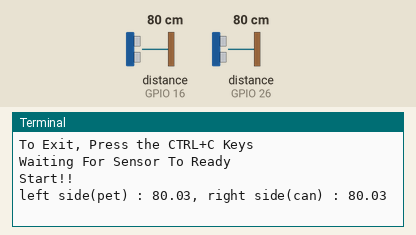
Recording of a program running on a simulated Raspberry Pi (BCM pin numbers). On the bench: the last lines printed to the terminal. Inputs (shaded band) come from the test bench; at power-on: distance to the obstacle (sensors on GPIO 16, GPIO 26) 80 cm. The echo pulse lasts 58.3 µs per cm; each call to the cloud database takes 0.3 s, and an entry nobody has set reads as its off value or as empty; the clock reads 2024-03-15 10:24:30 at power-on unless the program sets it.

Above: at 2.2 s.
2.3 s: distance to the obstacle (sensor on GPIO 16) set to 2 cm
At 3.6 s:
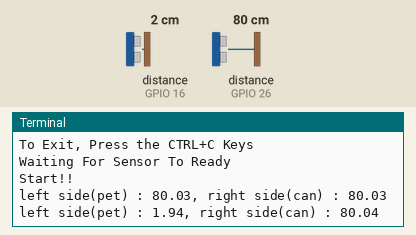
3.8 s: distance to the obstacle (sensor on GPIO 26) set to 2 cm
At 5.1 s:
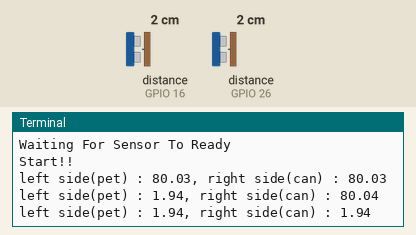
5.3 s: distance to the obstacle (sensor on GPIO 16) set to 4 cm
At 6.0 s:
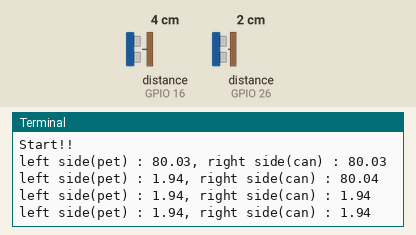
6.8 s: distance to the obstacle (sensor on GPIO 26) set to 4 cm
At 8.5 s:
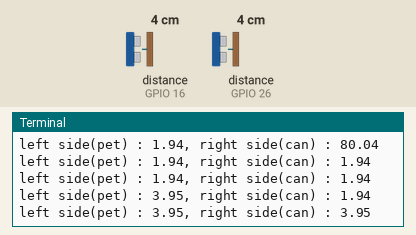
Timing chart, 0 to 9.3 s (numbered marks = the images above; inputs shaded):
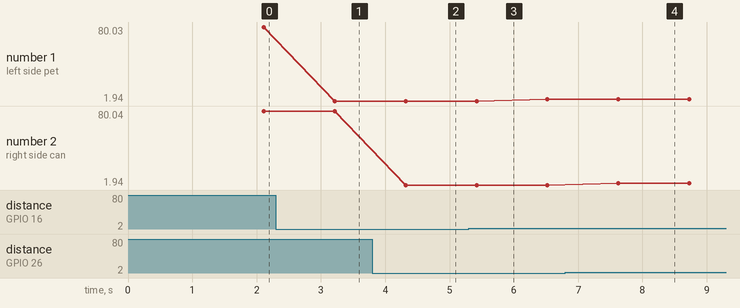

The program:

final.py
```python
# -*- coding: utf-8 -*-
import RPi.GPIO as GPIO
import time
import sys
import signal
import firebase_admin
from firebase_admin import credentials, db

cred = credentials.Certificate('./sexman.json')
firebase_admin.initialize_app(cred, {
    'databaseURL' : 'https://world-best-bin-default-rtdb.firebaseio.com'})

#GPIO 핀
TRIG_1 = 13 # 트리거
TRIG_2 = 19
ECHO_1 = 16 # 에코
ECHO_2 = 26

#거리 타임 아웃 용
MAX_DISTANCE_CM = 300
MAX_DURATION_TIMEOUT = (MAX_DISTANCE_CM * 2 * 29.1) #17460 # 17460us = 300cm

# 키보드 CTRL + C 누르면 종료 되게 처리
def signal_handler(signal, frame):
        print('You pressed Ctrl+C!')
        GPIO.cleanup()
        sys.exit(0)
signal.signal(signal.SIGINT, signal_handler)

# cm 환산 함수
# 아두이노 UltraDistSensor 코드에서 가져옴
def distanceInCm(duration):
    # 물체에 도착후 돌아오는 시간 계산
    # 시간 = cm / 음속 * 왕복
    # t   = 0.01/340 * 2= 0.000058824초 (58.824us)

    # 인식까지의 시간
    # t = 0.01/340 = 0.000029412초 (29.412us)

    # duration은 왕복 시간이니 인식까지의 시간에서 2로 나눔
    return (duration/2)/29.1


# 거리 표시
def print_distance(TRIG,ECHO):
    if distance == 0:
        distanceMsg = 'Distance : out of range                   \r'
    else:
        distanceMsg = 'Distance : ' + str(distance) + 'cm' + '        \r'
    sys.stdout.write(distanceMsg)
    sys.stdout.flush()


def operation(TRIG,ECHO):

    time.sleep(0.25)

    GPIO.output(TRIG, True)
    time.sleep(0.00001)
    GPIO.output(TRIG, False)
    timeout = time.time()
    while GPIO.input(ECHO) == 0:
            #들어왔으면 시작 시간을 변수에 저장
        pulse_start = time.time()
        if ((pulse_start - timeout)*1000000) >= MAX_DURATION_TIMEOUT:
                #171206 중간에 통신 안되는 문제 개선용
                #continue
            fail = True
            break


        #ECHO로 인식 종료 시점까지 대기
    timeout = time.time()
    while GPIO.input(ECHO) == 1:
            #종료 시간 변수에 저장
        pulse_end = time.time()
        if ((pulse_end - pulse_start)*1000000) >= MAX_DURATION_TIMEOUT:
            #print_distance(0)
                #171206 중간에 통신 안되는 문제 개선용
                #continue
            fail = True
            break


        #인식 시작부터 종료까지의 차가 바로 거리 인식 시간
    pulse_duration = (pulse_end - pulse_start) * 1000000

        # 시간을 cm로 환산
    distance = distanceInCm(pulse_duration)
        #print(pulse_duration)
        #print('')
        # 자리수 반올림
    distance = round(distance, 2)
    return distance


def main():
    # 파이썬 GPIO 모드
    GPIO.setmode(GPIO.BCM)

    # 핀 설정
    GPIO.setup(TRIG_1, GPIO.OUT) # 트리거 출력
    GPIO.setup(TRIG_2, GPIO.OUT)
    GPIO.setup(ECHO_1, GPIO.IN)  # 에코 입력
    GPIO.setup(ECHO_2, GPIO.IN)

    print('To Exit, Press the CTRL+C Keys')

    # HC-SR04 시작 전 잠시 대기
    GPIO.output(TRIG_1, False)
    GPIO.output(TRIG_2, False)
    print('Waiting For Sensor To Ready')
    time.sleep(1) # 1초

    #시작
    print('Start!!')
    while True:


        right = operation(TRIG_1,ECHO_1)

        if right < 5 :
            ref = db.reference()
            ref.update({'pet' : 1})

        else:
            ref = db.reference()
            ref.update({'pet' : 0})


        left = operation(TRIG_2,ECHO_2)

        if left < 5 :
            ref = db.reference()
            ref.update({'can' : 1})

        else:
            ref = db.reference()
            ref.update({'can' : 0})

        print("left side(pet) : {}, right side(can) : {}".format(right,left))

    GPIO.cleanup()


if __name__ == '__main__':
    main()
```

Measured:
- after the input at 2.3 s, the terminal: prints a new line after 0.92 s (image 1)
- after the input at 3.8 s, the terminal: prints a new line after 0.52 s (image 2)
- after the input at 6.8 s, the terminal: prints a new line after 0.83 s (image 4)
- plotted number 1: 80.03 → 1.94 after the input at 2.3 s, 1.94 → 3.95 after the input at 5.3 s
- plotted number 2: 80.03 → 80.04 after the input at 2.3 s
